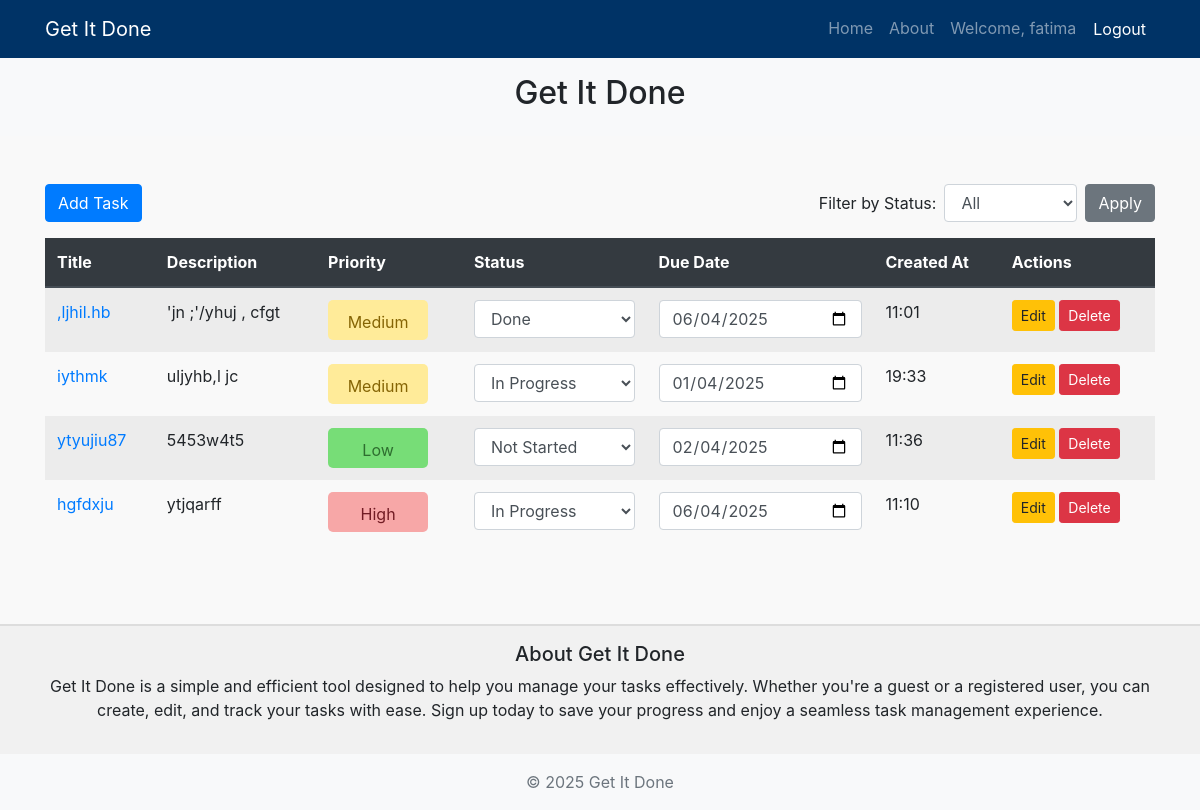
The app's page / (signed in) with its own data.
### tasks/models.py (models this page shows, shortened)
class Task(models.Model):
    PRIORITY_CHOICES = [
        ('low', 'Low'),
        ('medium', 'Medium'),
        ('high', 'High'),
    ]
    STATUS_CHOICES = [
        ('not_started', 'Not Started'),
        ('in_progress', 'In Progress'),
        ('done', 'Done'),
    ]
    title = models.CharField(max_length=255)
    description = models.TextField()
    user = models.ForeignKey(User, on_delete=models.CASCADE, null=True, blank=True)
    priority = models.CharField(max_length=50, choices=PRIORITY_CHOICES)
    status = models.CharField(max_length=50, choices=STATUS_CHOICES)
    due_date = models.DateField()
    created_at = models.DateTimeField(auto_now_add=True)

### tasks/views.py (the view, shortened to what this page needs)
# urls.py: path('', views.home_view, name='home'),  # Ensure this URL pattern is named 'home'
def home_view(request):
    if request.user.is_authenticated:
        priority = request.GET.get('priority')
        status_filter = request.GET.get('status_filter')
        tasks = Task.objects.filter(user=request.user)
        if priority:
            tasks = tasks.filter(priority=priority)
        if status_filter:
            tasks = tasks.filter(status=status_filter)
        tasks = tasks.order_by('-priority', 'status')  # Order by priority in descending order and status
        guest_tasks = []
    return render(request, 'tasks/home.html', {'tasks': tasks, 'guest_tasks': guest_tasks})

### tasks/templates/tasks/home.html (shortened to what this page needs)
{% extends 'tasks/base.html' %}
{% block content %}
<div class="d-flex justify-content-between align-items-center mb-3">
    <a href="{% url 'create_task' %}" class="btn btn-primary">Add Task</a>
    <form method="get" action=".">
        <div class="form-inline">
            <label for="status_filter" class="mr-2">Filter by Status:</label>
            <select name="status_filter" id="status_filter" class="form-control mr-2">
                <option value="">All</option>
            </select>
            <button type="submit" class="btn btn-secondary">Apply</button>
        </div>
    </form>
</div>
<div class="table-responsive">
    <table class="table table-striped table-hover">
        <thead class="thead-dark">
            <tr>
                <th>Title</th>
                <th>Description</th>
                <th>Priority</th>
                <th>Status</th>
                <th>Due Date</th>
                <th>Created At</th>
                <th>Actions</th>
            </tr>
        </thead>
        <tbody>
            {% for task in tasks %}
            <tr class="{% if task.priority == 'high' %}priority-high-row{% elif task.priority == 'medium' %}priority-medium-row{% else %}priority-low-row{% endif %}">
                <td><a href="{% url 'edit_task' task.id %}">{{ task.title }}</a></td>
                <td>{{ task.description }}</td>
                <td>
                    <button class="btn {% if task.priority == 'high' %}priority-high{% elif task.priority == 'medium' %}priority-medium{% else %}priority-low{% endif %}">
                        {{ task.priority|capfirst }}
                    </button>
                </td>
                <td>
                    <form method="post" action="{% url 'update_task' task.id %}" class="update-form">
                        <select name="status" class="form-control" onchange="submitForm(this)">
                            <option value="not_started" {% if task.status == 'not_started' %}selected{% endif %}>Not Started</option>
                            <option value="in_progress" {% if task.status == 'in_progress' %}selected{% endif %}>In Progress</option>
                            <option value="done" {% if task.status == 'done' %}selected{% endif %}>Done</option>
                        </select>
                    </form>
                </td>
                <td>
                    <input type="date" name="due_date" class="form-control" value="{{ task.due_date|date:'Y-m-d' }}">
                </td>
                <td>{{ task.created_at|time:"H:i" }}</td>
                <td>
                    <a href="{% url 'edit_task' task.id %}" class="btn btn-sm btn-warning">Edit</a>
                    <a href="{% url 'delete_task' task.id %}" class="btn btn-sm btn-danger">Delete</a>
                </td>
            </tr>
            {% endfor %}
        </tbody>
    </table>
</div>
{% endblock %}

### tasks/templates/tasks/base.html (shortened to what this page needs)
{% load static %}
<!DOCTYPE html>
<html lang="en">
<head>
    <link href="https://stackpath.bootstrapcdn.com/bootstrap/4.5.2/css/bootstrap.min.css" rel="stylesheet">
    <link rel="stylesheet" href="https://code.jquery.com/ui/1.12.1/themes/base/jquery-ui.css">
    <link rel="stylesheet" href="{% static 'css/styles.css' %}">
</head>
<body class="d-flex flex-column min-vh-100" style="background-color: #f9f9f9;">
    <header>
        <nav class="navbar navbar-expand-lg navbar-dark" style="background-color: #003366;">
            <div class="container">
                <a class="navbar-brand" href="{% url 'home' %}">Get It Done</a>
                <div class="collapse navbar-collapse" id="navbarNav">
                    <ul class="navbar-nav ml-auto">
                        <li class="nav-item">
                            <a class="nav-link" href="{% url 'home' %}">Home</a>
                        </li>
                        <li class="nav-item">
                            <a class="nav-link" href="#about">About</a>
                        </li>
                        {% if user.is_authenticated %}
                            <li class="nav-item">
                                <a class="nav-link" href="#">Welcome, {{ user.username }}</a>
                            </li>
                            <li class="nav-item">
                                <form method="post" action="{% url 'logout' %}" style="display: inline;">
                                    <button type="submit" class="nav-link btn btn-link text-white">Logout</button>
                                </form>
                            </li>
                        {% endif %}
                    </ul>
                </div>
            </div>
        </nav>
    </header>
    <section id="hero" class="container-fluid bg-light py-3 d-flex align-items-center justify-content-center" style="background-color: #f1f1f1;">
        <div class="container text-center">
            <h2>Get It Done</h2>
        </div>
    </section>
    <main class="container flex-grow-1 my-5">
        {% block content %}{% endblock %}
    </main>
    <section id="about" class="about-section mt-3 py-3 text-center" style="background-color: #f1f1f1; border-top: 2px solid #ddd;">
        <div class="container">
            <h5>About Get It Done</h5>
            <p>Get It Done is a simple and efficient tool designed to help you manage your tasks effectively. Whether you're a guest or a registered user, you can create, edit, and track your tasks with ease. Sign up today to save your progress and enjoy a seamless task management experience.</p>
        </div>
    </section>
    <footer class="footer mt-auto py-3 bg-light text-center" style="background-color: #003366;">
        <div class="container">
            <span class="text-muted">&copy; 2025 Get It Done</span>
        </div>
    </footer>
</body>
</html>

### tasks/static/css/styles.css (style rules this page uses)
.priority-low { background-color: #77dd77; color: #2e6e2f; width: 100px; height: 40px; display: inline-block; text-align: center; padding: 10px; border-radius: 5px; border: none; }
.priority-medium { background-color: #ffeb99; color: #856404; width: 100px; height: 40px; display: inline-block; text-align: center; border-radius: 5px; border: none; padding: 10px; }
.priority-high { background-color: #f7a7a7; color: #721c24; width: 100px; height: 40px; display: inline-block; text-align: center; border-radius: 5px; border: none; padding: 10px; }
.table { background-color: #f9f9f9; border-collapse: collapse; width: 100%; }
.thead-dark { background-color: #e0e0e0; color: #333333; }
.table-striped tbody tr { background-color: #f9f9f9; }
.priority-low-row { background-color: #f9f9f9; }
.priority-medium-row { background-color: #f9f9f9; }
.priority-high-row { background-color: #f9f9f9; }
.table td, .table th { border: none; }

### records on screen
Task: title ",ljhil.hb", description "'jn ;'/yhuj , cfgt", priority "Medium", status "Done", due_date "06/04/2025", created_at "11:01"
Task: title "iythmk", description "uljyhb,l jc", priority "Medium", status "In Progress", due_date "01/04/2025", created_at "19:33"
Task: title "ytyujiu87", description "5453w4t5", priority "Low", status "Not Started", due_date "02/04/2025", created_at "11:36"
Task: title "hgfdxju", description "ytjqarff", priority "High", status "In Progress", due_date "06/04/2025", created_at "11:10"

### other values on screen
{{ user.username }} "fatima"
